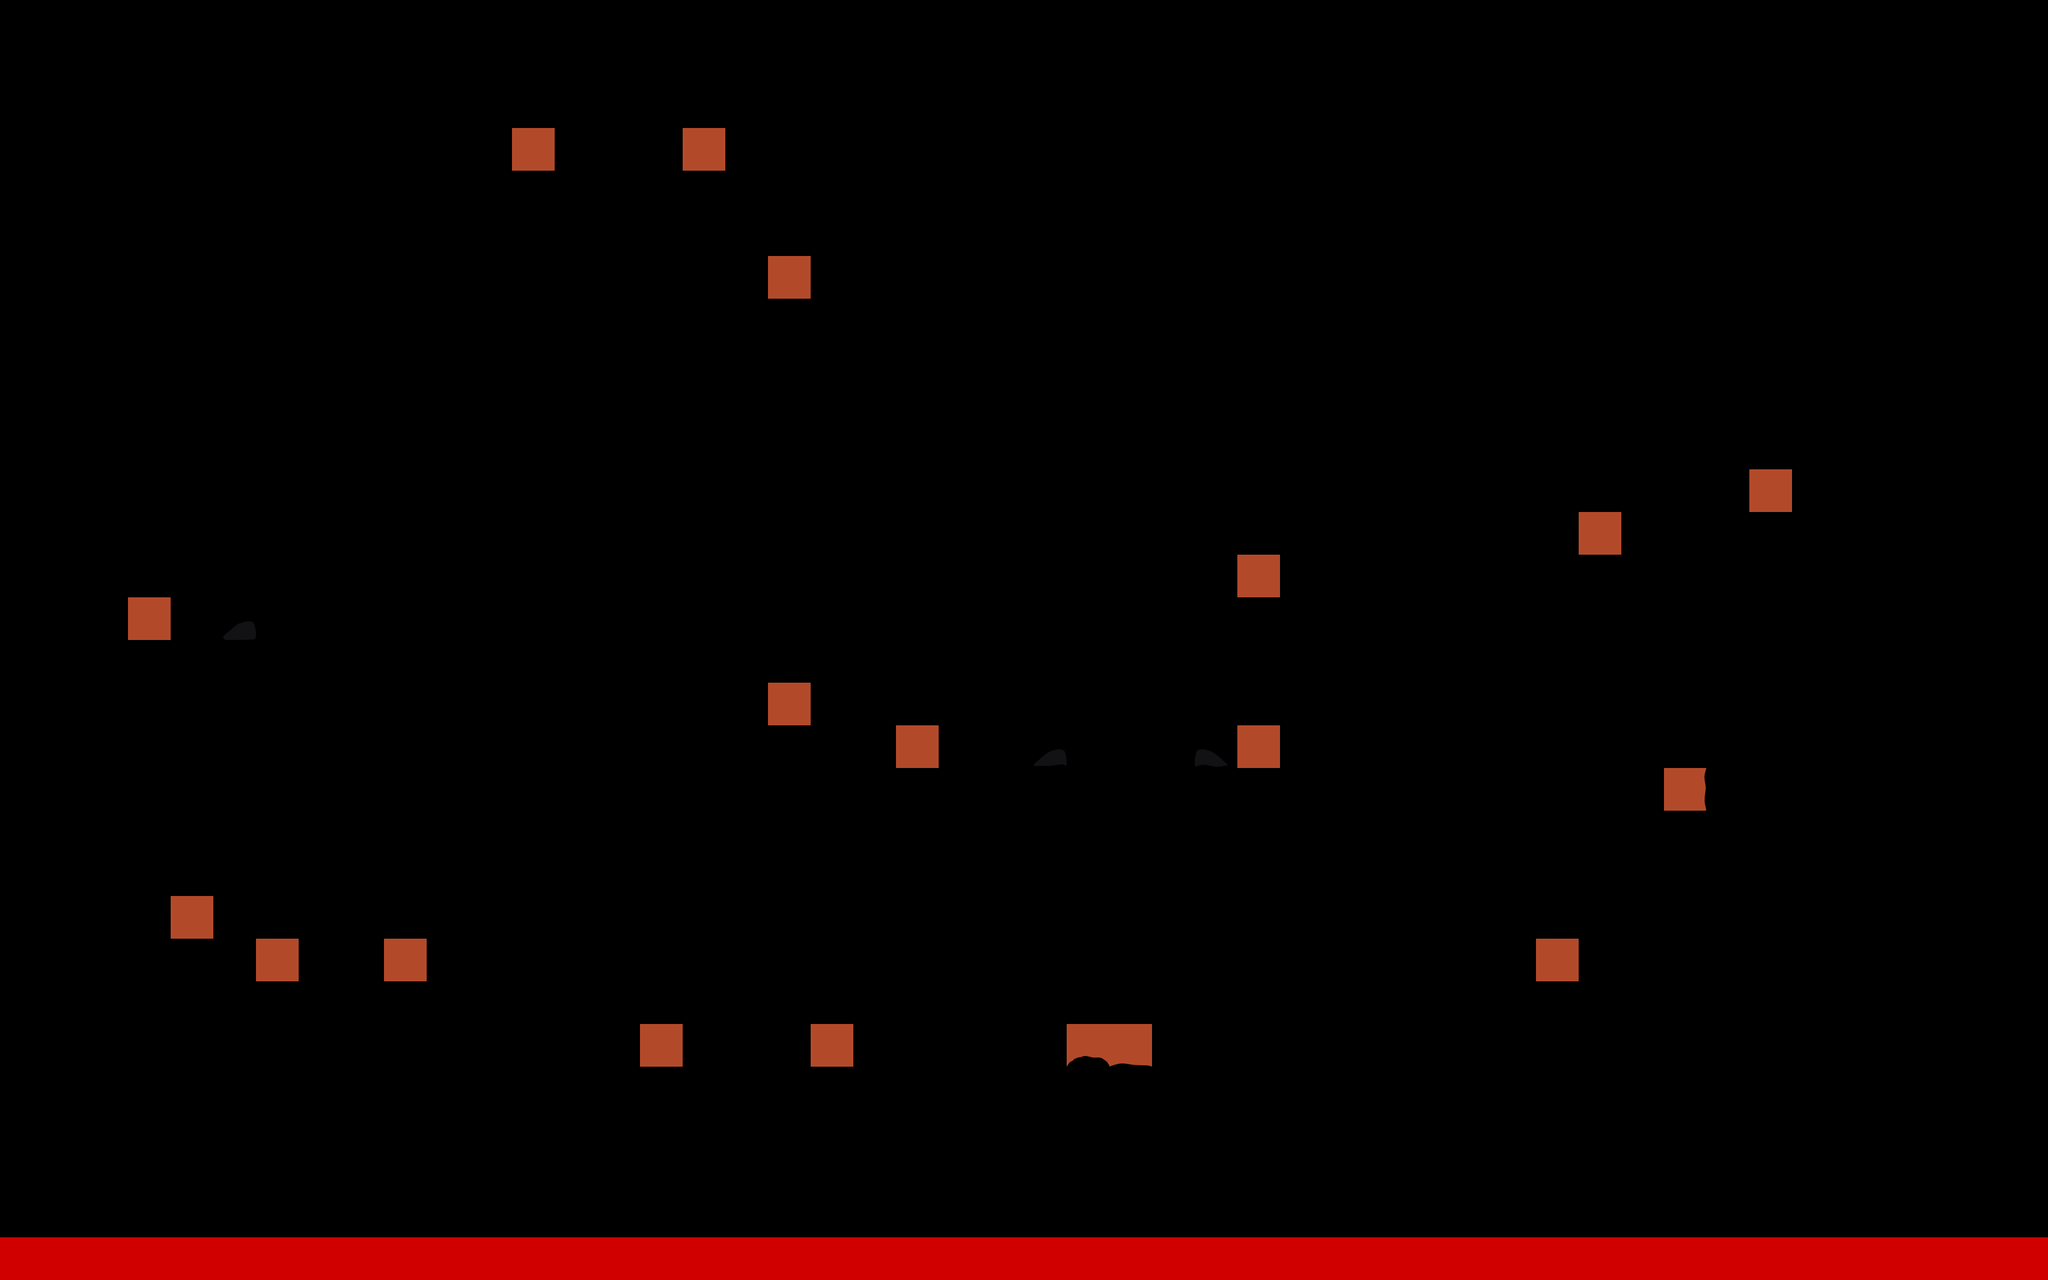

Below is a game level as drawn by its tile map, then a one-line description and the .tmx that defines it (tile-layer data replaced by summaries):
An orthogonal 48x30 tile map with 64x64 px tiles, 6 tile layers (layer_limits, layer_platforms, layer_boxStop, layer_decos1, ...) and 49 objects.

<map version="1.9" tiledversion="1.9.2" orientation="orthogonal" renderorder="right-down" width="48" height="30" tilewidth="64" tileheight="64" infinite="0" nextlayerid="32" nextobjectid="104">
 <editorsettings>
  <export target="level_03.json" format="json" />
 </editorsettings>
 <tileset firstgid="1" name="tileset" tilewidth="64" tileheight="64" tilecount="2052" columns="38">
  <image source="../assets/tileset.png" width="2480" height="3508" />
  <tile id="42">
   <properties>
    <property name="estSolide" type="bool" value="true" />
   </properties>
  </tile>
  <tile id="43">
   <properties>
    <property name="estSolide" type="bool" value="true" />
   </properties>
  </tile>
  <tile id="78">
   <properties>
    <property name="estSolide" type="bool" value="true" />
   </properties>
  </tile>
  <tile id="81">
   <properties>
    <property name="estSolide" type="bool" value="true" />
   </properties>
  </tile>
 </tileset>
 <layer id="1" name="layer_limits" width="48" height="30">
  <data>[1440 cells, 19 non-empty, 1 distinct tile ids]</data>
 </layer>
 <layer id="2" name="layer_platforms" width="48" height="30">
  <data>[1440 cells, 526 non-empty, 8 distinct tile ids]</data>
 </layer>
 <layer id="28" name="layer_boxStop" width="48" height="30">
  <data>[1440 cells, 3 non-empty, 1 distinct tile ids]</data>
 </layer>
 <layer id="3" name="layer_decos1" width="48" height="30">
  <data>[1440 cells, 251 non-empty, 36 distinct tile ids]</data>
 </layer>
 <layer id="4" name="layer_decos2" width="48" height="30">
  <data>[1440 cells, 100 non-empty, 19 distinct tile ids]</data>
 </layer>
 <layer id="5" name="layer_deadZone" width="48" height="30">
  <data>[1440 cells, 48 non-empty, 1 distinct tile ids]</data>
 </layer>
 <objectgroup id="6" name="SpawnFrog">
  <object id="77" x="1280" y="448" width="64" height="64" />
 </objectgroup>
 <objectgroup id="7" name="SpawnHog">
  <object id="75" x="0" y="1344" width="64" height="64" />
 </objectgroup>
 <objectgroup id="8" name="SpawnRaven" />
 <objectgroup id="9" name="Cure">
  <object id="97" x="1472" y="1920" width="64" height="64" />
 </objectgroup>
 <objectgroup id="10" name="Stake">
  <object id="56" x="1568" y="768" width="64" height="64" />
  <object id="60" x="960" y="188" width="64" height="64" />
  <object id="61" x="576" y="320" width="64" height="64" />
  <object id="91" x="1088" y="1024" width="64" height="64" />
  <object id="92" x="1408" y="1088" width="64" height="64" />
  <object id="93" x="1728" y="1088" width="64" height="64" />
  <object id="95" x="2272" y="1216" width="64" height="64" />
  <object id="96" x="1920" y="768" width="64" height="64" />
 </objectgroup>
 <objectgroup id="11" name="RavenPlatform" />
 <objectgroup id="12" name="Box">
  <object id="103" gid="86" x="1776" y="576" width="64" height="64" />
 </objectgroup>
 <objectgroup id="17" name="BigBox">
  <object id="50" x="640" y="832" width="128" height="128" />
 </objectgroup>
 <objectgroup id="13" name="Break" />
 <objectgroup id="16" name="Pics">
  <object id="15" gid="46" x="256" y="1600" width="64" height="64" />
  <object id="16" gid="46" x="320" y="1600" width="64" height="64" />
  <object id="17" gid="46" x="192" y="1024" width="64" height="64" />
  <object id="20" gid="46" x="128" y="1024" width="64" height="64" />
  <object id="22" gid="46" x="64" y="1024" width="64" height="64" />
  <object id="23" gid="46" x="320" y="640" width="64" height="64" />
  <object id="24" gid="46" x="384" y="640" width="64" height="64" />
  <object id="25" gid="46" x="448" y="640" width="64" height="64" />
  <object id="26" gid="46" x="512" y="640" width="64" height="64" />
  <object id="28" gid="46" x="576" y="640" width="64" height="64" />
  <object id="29" gid="46" x="640" y="640" width="64" height="64" />
  <object id="30" gid="46" x="704" y="640" width="64" height="64" />
  <object id="31" gid="46" x="768" y="640" width="64" height="64" />
  <object id="32" gid="46" x="832" y="640" width="64" height="64" />
  <object id="33" gid="46" x="896" y="640" width="64" height="64" />
  <object id="34" gid="46" x="960" y="640" width="64" height="64" />
  <object id="35" gid="46" x="1024" y="640" width="64" height="64" />
  <object id="36" gid="46" x="1088" y="640" width="64" height="64" />
  <object id="37" gid="46" x="1152" y="640" width="64" height="64" />
  <object id="38" gid="46" x="1216" y="640" width="64" height="64" />
  <object id="39" gid="46" x="1280" y="640" width="64" height="64" />
  <object id="42" gid="46" x="1600" y="1600" width="64" height="64" />
  <object id="43" gid="46" x="1664" y="1600" width="64" height="64" />
  <object id="57" gid="46" x="256" y="512" width="64" height="64" />
  <object id="78" gid="46" x="384" y="1600" width="64" height="64" />
  <object id="83" gid="46" x="1344" y="640" width="64" height="64" />
 </objectgroup>
 <objectgroup id="18" name="WeakPlat" />
 <objectgroup id="24" name="WeakPlatVertical" />
 <objectgroup id="20" name="MovingPlats">
  <object id="71" x="576" y="416">
   <point />
  </object>
  <object id="73" x="1600" y="864">
   <point />
  </object>
  <object id="74" x="2304" y="1312">
   <point />
  </object>
 </objectgroup>
 <objectgroup id="25" name="Door">
  <object id="89" x="2688" y="576" width="64" height="192" />
 </objectgroup>
 <objectgroup id="26" name="Button">
  <object id="88" x="2048" y="896" width="128" height="64" />
 </objectgroup>
 <objectgroup id="27" name="ButtonBase">
  <object id="86" x="2048" y="896" width="128" height="64" />
 </objectgroup>
 <objectgroup id="15" name="NextLevel">
  <object id="62" x="3008" y="704" width="64" height="64" />
 </objectgroup>
 <objectgroup id="30" name="checkPointFrog">
  <object id="99" x="832" y="864" width="64" height="64" />
 </objectgroup>
 <objectgroup id="29" name="checkPointHog">
  <object id="98" x="1568" y="1024" width="64" height="64" />
 </objectgroup>
 <objectgroup id="31" name="checkPointRaven">
  <object id="101" x="2432" y="1920">
   <point />
  </object>
 </objectgroup>
</map>
